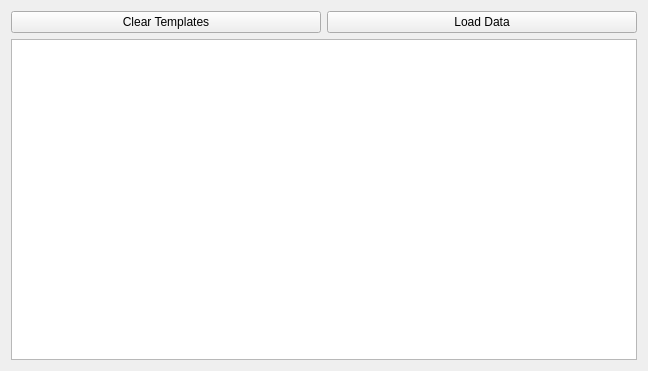
<?xml version="1.0" encoding="UTF-8"?>
<ui version="4.0">
 <class>plugin_widget</class>
 <widget class="QWidget" name="plugin_widget">
  <property name="geometry">
   <rect>
    <x>0</x>
    <y>0</y>
    <width>648</width>
    <height>371</height>
   </rect>
  </property>
  <property name="windowTitle">
   <string>Form</string>
  </property>
  <layout class="QVBoxLayout" name="verticalLayout">
   <item>
    <layout class="QHBoxLayout" name="horizontal_layout">
     <item>
      <widget class="QPushButton" name="clear_templates_button">
       <property name="text">
        <string>Clear Templates</string>
       </property>
      </widget>
     </item>
     <item>
      <widget class="QPushButton" name="load_data_button">
       <property name="text">
        <string>Load Data</string>
       </property>
      </widget>
     </item>
    </layout>
   </item>
   <item>
    <widget class="QTableView" name="table_view"/>
   </item>
   <item>
    <layout class="QHBoxLayout" name="debug_button_layout"/>
   </item>
  </layout>
 </widget>
 <resources/>
 <connections/>
</ui>
